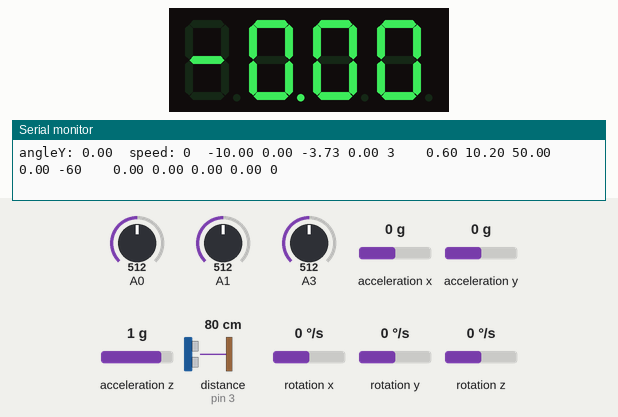
Simulated run of this sketch. Board: Arduino Uno, built with avr-gcc and run on an emulated ATmega328P. Parts: 4-digit seven-segment display, the last lines printed to the serial monitor. The inputs (shaded band) are chosen by the test bench; at power-on: acceleration x 0 g, A3 = 512, acceleration y 0 g, acceleration z 1 g, A1 = 512, A0 = 512, distance to the obstacle (sensor on pin 3) 80 cm, rotation x 0 °/s, rotation y 0 °/s, rotation z 0 °/s. WiFi joins after 1.5 s; servers stay silent unless stated.

Above: at 3.8 s.
3.9 s: acceleration x set to -0.2 g
At 4.4 s:
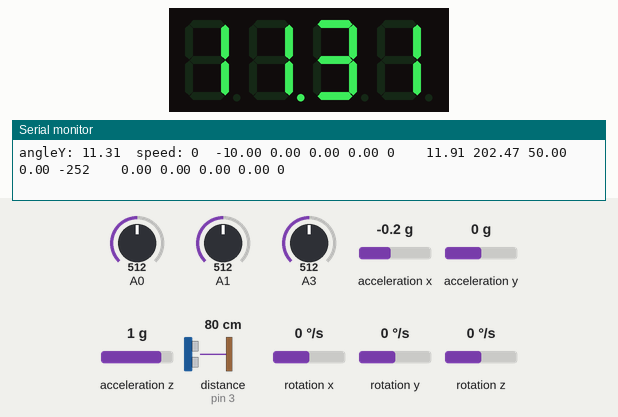
5.4 s: A3 set to 986
At 6.7 s:
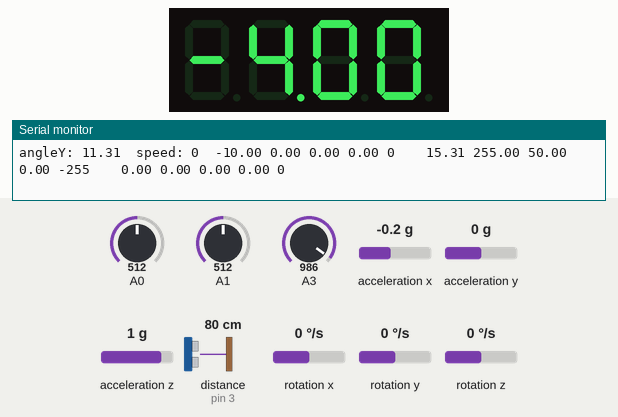
8.4 s: acceleration y set to -1.4 g
At 9.4 s:
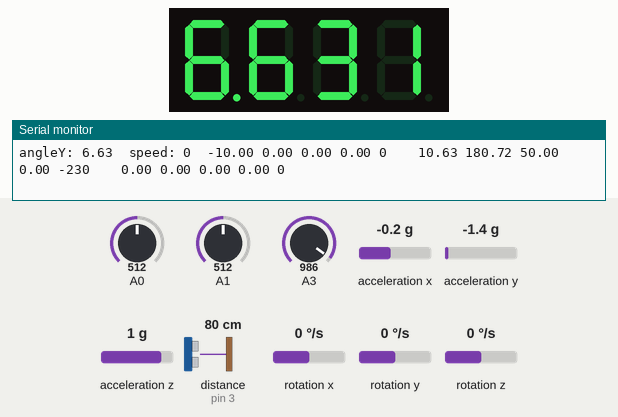
9.9 s: acceleration z set to -0.9 g
At 11.1 s:
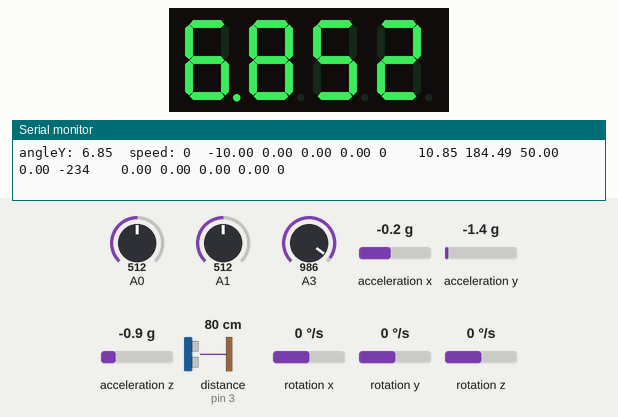
11.4 s: acceleration z set to -1.2 g
At 12.6 s:
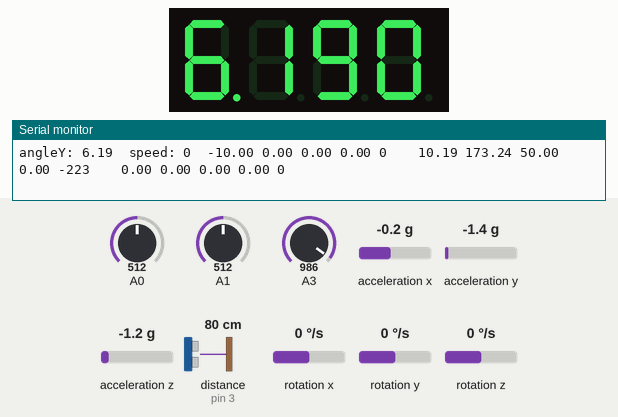
12.9 s: A1 set to 487
15.9 s: A1 set to 468
Timing chart, 0 to 18.9 s (numbered marks = the images above; inputs shaded):
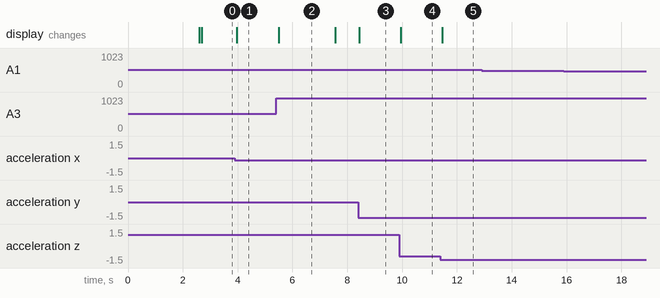

Measured:
- the behaviour switches between 0 and -0.1 g on acceleration x (found by bisection; images 0 and 1)
- after the input at 3.9 s, the display: changes after 0.06 s (image 1)
- after the input at 5.4 s, the display: changes after 0.09 s (image 2)
- after the input at 8.4 s, the display: changes at once (image 3)
- after the input at 9.9 s, the display: changes after 0.06 s (image 4)
- after the input at 11.4 s, the display: changes after 0.07 s (image 5)
- what the display in image 2 shows lasts 2.1 s, from 5.5 s to 7.6 s

The sketch:

project_gyroboy7_4.ino
```cpp
#include <Arduino.h>
#include <Wire.h>
#include <SoftwareSerial.h>
#include <MeOrion.h>
#include "math.h"
#include "GyverTimer.h"
#include <BlynkSimpleSerialBLE.h>
//#include <TroykaIMU.h>

#define BLYNK_USE_DIRECT_CONNECT
#define BALANCING_LIMITS 40
#define BLACK_LEFT_LINE_S 480 // Сырые значения с датчика линии
#define WHITE_LEFT_LINE_S 45
#define BLACK_RIGHT_LINE_S 480
#define WHITE_RIGHT_LINE_S 45
#define MAX_VAL_POT 976
#define N_MEASURE_SPEED 15
#define N_MEASURE_ULTRASONIC 15
//#define K 0.98 // Коэффициент комплементарного фильтра

#define AUTH "0smfD4CC7z2KMFQyonHKAnzWH5nbtoAT"

//Accelerometer accel; Gyroscope gyro;
MeGyro gyroAccel;
MeUltrasonicSensor ultrasonic(3);
MePotentiometer potentiometer(8);
MePort lineSensors(PORT_7);
Me7SegmentDisplay seg7(4);
MeEncoderMotor lMotor(0x09, 1), rMotor(0x09, 2);

GTimer_ms myTimer1(10), myTimer2(10);
SoftwareSerial DebugSerial(0, 1); // RX, TX

#define BLYNK_PRINT DebugSerial

//float accelY, accelZ, accAngle, gyroX, gyroAngle;
float cfAngle, cfAngle_old, angleY;
float potS, oldValPotS;
bool isBalanced = false, showBalanceSetPoint = false;

float vKp = 0, vKi = 0.0001, vKd = 0, vKpOld = 0, vKdOld = 0, vKiOld = 0;
float bKp = 17, bKi = 0.15, bKd = 400, bKpOld = 0, bKdOld = 0, bKiOld = 0; // float bKp = 17, bKi = 0.09, bKd = 600, bKpOld = 0, bKdOld = 0, bKiOld = 0;

unsigned long currTime, prevTime = 0, loopTime, showSetPointTime;
float balanceSetPoint = -1.0;
int u_left, u_right;
float u_speed = 0, u_balance = 0, u_lineFollower = 0;
int speeds[N_MEASURE_SPEED] = {};
int currentSpeed = 0;
int distance[N_MEASURE_ULTRASONIC] = {};
int currentUltasonicDist = 0;
int target_speed = 10;

// PID Variables
float I[3] = {0, 0, 0}, error_old[3] = {0, 0, 0}, maxI[3] = {50, 50, 50};

void PID_reset(short i) {
  I[i] = 0;
  error_old[i] = 0;
}

int PID_Control(short i, float error, float Kp, float Ki, float Kd, bool needInvert) {
  float P = error * Kp;
  P = constrain(P, -255, 255);
  I[i] += error * loopTime * Ki;
  I[i] = constrain(I[i], -maxI[i], maxI[i]);
  float D = ((error - error_old[i]) / loopTime) * Kd;
  int u = (P + I[i] + D) * (needInvert ? -1 : 1);
  u = constrain(u, -255, 255);
  error_old[i] = error;
  Serial.print(error); Serial.print(" "); Serial.print(P); Serial.print(" "); Serial.print(I[i]); Serial.print(" "); Serial.print(D); Serial.print(" "); Serial.print(u); Serial.print("\t\t");
  return u;
}

void setup() {
  Serial.begin(9600);
  Blynk.begin(Serial, AUTH);
  /*
  // Amperka Troyka модули
  //accel.begin(); // Инициализация акселерометра
  //accel.setRange(RANGE_2G); // Устанавливаем чувствительность акселерометра, 2g — по умолчанию, 4g, 8g
  //gyro.begin(); // Инициализация гиро
  //gyro.setRange(RANGE_250DPS); // Устанавливаем чувствительность гироскопа, 250dps — по умолчанию, 500dps, 2000dps
  */
  gyroAccel.begin();
  Serial.println();
  Serial.println("Initialization completed");
  buzzerOff();
  lMotor.begin(); rMotor.begin();
  lMotor.runSpeed(0); rMotor.runSpeed(0);
}

void loop()
{
  Blynk.run();
  if (myTimer1.isReady())
  {
    currTime = millis();
    loopTime = currTime - prevTime;
    prevTime = currTime;
    /*
    // Amperka Troyka модули
    accelY = accel.readAY(); // величины ускорения в м/с² по оси Y
    accelZ = accel.readAZ(); // величины ускорения в м/с² по оси Z
    accAngle = atan2(accelY, accelZ) * RAD_TO_DEG;
    gyroX = gyro.readDegPerSecX();
    gyroAngle = (float)gyroX * loopTime / 1000;
    cfAngle = K * (cfAngle_old + gyroAngle) + (1 - K) * accAngle; // Комплементарный фильтр от двух датчиков
    cfAngle_old = cfAngle;
    Serial.print("cfAng: "); Serial.print(cfAngle); Serial.print("\t");
    */
    gyroAccel.update();
    angleY = gyroAccel.getAngleY();
    Serial.print("angleY: "); Serial.print(angleY); Serial.print("  ");
    potS = potentiometer.read();
    potS = map(potS, 0, MAX_VAL_POT, 30, -40) / 10.0;
    if (potS != oldValPotS) {
      PID_reset(0); PID_reset(1);
      balanceSetPoint = potS; // Устанавливаем позицию баланса по потенцометру
      showBalanceSetPoint = true;
      showSetPointTime = 0; // Сбросить таймер вывода нового balanceSetPoint
      oldValPotS = potS;
    }
    if (showBalanceSetPoint && showSetPointTime <= 2000) { // Вывод на дисплей
      showSetPointTime += loopTime;
      seg7.display(balanceSetPoint);
    } else {
      seg7.display(angleY);
      if (showBalanceSetPoint == true) showBalanceSetPoint == false;
    }
    if (abs(angleY) < BALANCING_LIMITS) {
      if (currTime >= 10) {
        // Speed
        for (int i = 0; i < N_MEASURE_SPEED - 1; i++) speeds[i] = speeds[i + 1];
        currentSpeed = (lMotor.getCurrentSpeed() + -rMotor.getCurrentSpeed()) / 2;
        speeds[N_MEASURE_SPEED - 1] = currentSpeed;
        currentSpeed = 0;
        for (int i = 0; i < N_MEASURE_SPEED; i++) currentSpeed += speeds[i];
        currentSpeed = currentSpeed / N_MEASURE_SPEED;
        //Serial.print("currentSpeedL: "); Serial.print(lMotor.getCurrentSpeed()); Serial.print("\t"); Serial.print("currentSpeedR: "); Serial.print(-rMotor.getCurrentSpeed()); Serial.print("\t");
        Serial.print("speed: "); Serial.print(currentSpeed); Serial.print("  ");

        // Ultrasonic distance
        for (int i = 0; i < N_MEASURE_ULTRASONIC - 1; i++) distance[i] = distance[i + 1];
        currentUltasonicDist = ultrasonic.distanceCm();
        distance[N_MEASURE_ULTRASONIC - 1] = currentUltasonicDist;
        currentUltasonicDist = 0;
        for (int i = 0; i < N_MEASURE_ULTRASONIC; i++) currentUltasonicDist += distance[i];
        currentUltasonicDist = currentUltasonicDist / N_MEASURE_ULTRASONIC;
        //Serial.print("ultra: "); Serial.print(currentUltasonicDist); Serial.print("\t");

        // Speed PID
        float errorSpeed = currentSpeed - target_speed;
        if (abs(angleY) > 4) { PID_reset(0); PID_Control(0, errorSpeed, 0, 0, 0, true); }
        else u_speed = PID_Control(0, errorSpeed, vKp, vKi, vKd, true);
        //u_speed = constrain(u_speed, -255, 255);
        u_speed = 0;

        // Balance PID
        float targetAngle = balanceSetPoint - u_speed;
        float errorAngle = angleY - targetAngle;
        u_balance = PID_Control(1, errorAngle, bKp, bKi, bKd, true); // PID_Control(1, errorAngle, 13, 0.09, 550, true) // int u = PID_Control(error, 25, 0.25, 500); // int u_balance = PID_Control(1, errorAngle, 30, 0.3, 600, false);
        u_balance = constrain(u_balance, -255, 255);

        // Line Sensors
        int leftLineS = lineSensors.aRead1(); //Serial.print("l: "); Serial.print(leftLineS); Serial.print("\t"); // Для вывода сырых значений левого
        int rightLineS = lineSensors.aRead2(); //Serial.print("r: "); Serial.print(rightLineS); Serial.print("\t"); // Для вывода сырых значений правого
        leftLineS = map(leftLineS, BLACK_LEFT_LINE_S, WHITE_LEFT_LINE_S, 0, 255);
        leftLineS = constrain(leftLineS, 0, 255); //Serial.print("leftLineS: "); Serial.print(leftLineS); Serial.print("\t");
        rightLineS = map(rightLineS, BLACK_RIGHT_LINE_S, WHITE_RIGHT_LINE_S, 0, 255);
        rightLineS = constrain(rightLineS, 0, 255); //Serial.print("rightLineS: "); Serial.print(rightLineS); Serial.print("\t");

        // LineFollower PID
        float errorLineFollower = leftLineS - rightLineS;
        u_lineFollower = PID_Control(2, errorLineFollower, 0.05, 0, 0, false);
        u_lineFollower = constrain(u_lineFollower, -25, 25);
        u_lineFollower = 0; // ВРЕМЕННАЯ ЗАГЛУШКА
      }
      if (myTimer2.isReady()) { // Меньше 10 мсек - НЕЛЬЗЯ!
        if (currentSpeed > 5 && angleY < -1.5) { // Вперёд
          u_left = u_balance + u_lineFollower;
          u_right = -u_balance - u_lineFollower;
        } else { // Назад
          u_left =  u_balance;// + u_lineFollower * 0.2;
          u_right = -u_balance;// + u_lineFollower * 0.2;
        }
        u_left = constrain(u_left, -255, 255); u_right = constrain(u_right, -255, 255);
        lMotor.runSpeed(u_left); rMotor.runSpeed(u_right);
      }
    } else {
      PID_reset(0); PID_reset(1); PID_reset(2);
      lMotor.runSpeed(0); rMotor.runSpeed(0);
    }
    Serial.println();
  }
}

BLYNK_WRITE(V0) {
  bKp = param.asFloat();
  Serial.println(bKp);
}

BLYNK_WRITE(V1) {
  bKi = param.asFloat();
  Serial.println(bKi);
}

BLYNK_WRITE(V2) {
  bKd = param.asFloat();
  Serial.println(bKd);
}

BLYNK_WRITE(V3) {
  vKp = param.asFloat();
}

BLYNK_WRITE(V4) {
  vKi = param.asFloat();
}

BLYNK_WRITE(V5) {
  vKd = param.asFloat();
}

BLYNK_READ(V0)
{
  Blynk.virtualWrite(V0, bKp);
}

BLYNK_READ(V1)
{
  Blynk.virtualWrite(V1, bKi);
}

BLYNK_READ(V2)
{
  Blynk.virtualWrite(V2, bKd);
}

BLYNK_READ(V3)
{
  Blynk.virtualWrite(V3, vKp);
}

BLYNK_READ(V4)
{
  Blynk.virtualWrite(V4, vKi);
}

BLYNK_READ(V5)
{
  Blynk.virtualWrite(V5, vKd);
}
```
